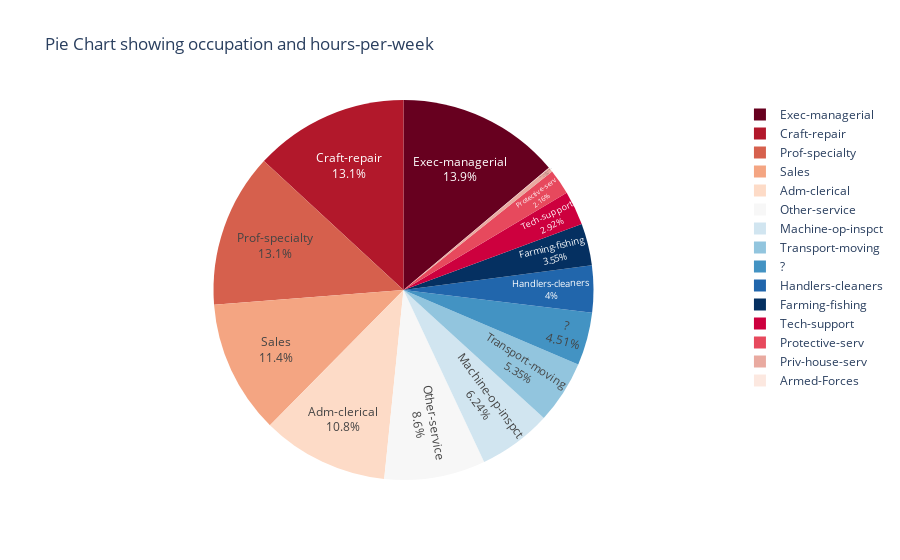

Write notebook code for a chart like this one.
### Code cell
fig = px.pie(df,values='hours-per-week',names='occupation',color_discrete_sequence=px.colors.sequential.RdBu,title
            ='Pie Chart showing occupation and hours-per-week')
fig.update_traces(textposition='inside',textinfo='percent+label')
fig.show()

### Figure 1 — Plotly figure (JSON) as saved in the notebook; plotly's stock layout.template omitted (floating-point values rounded to 4 significant figures; data arrays with more than 128 entries replaced by an {"elided": "..."} marker saying what was removed)
{"data": [{"domain": {"x": [0, 1], "y": [0, 1]}, "hovertemplate": "occupation=%{label}<br>hours-per-week=%{value}<extra></extra>", "labels": {"elided": "47754 str values"}, "legendgroup": "", "name": "", "showlegend": true, "textinfo": "percent+label", "textposition": "inside", "type": "pie", "values": {"elided": "47754 int values"}}], "layout": {"autosize": true, "legend": {"tracegroupgap": 0}, "piecolorway": ["rgb(103,0,31)", "rgb(178,24,43)", "rgb(214,96,77)", "rgb(244,165,130)", "rgb(253,219,199)", "rgb(247,247,247)", "rgb(209,229,240)", "rgb(146,197,222)", "rgb(67,147,195)", "rgb(33,102,172)", "rgb(5,48,97)"], "title": {"text": "Pie Chart showing occupation and hours-per-week"}}}
